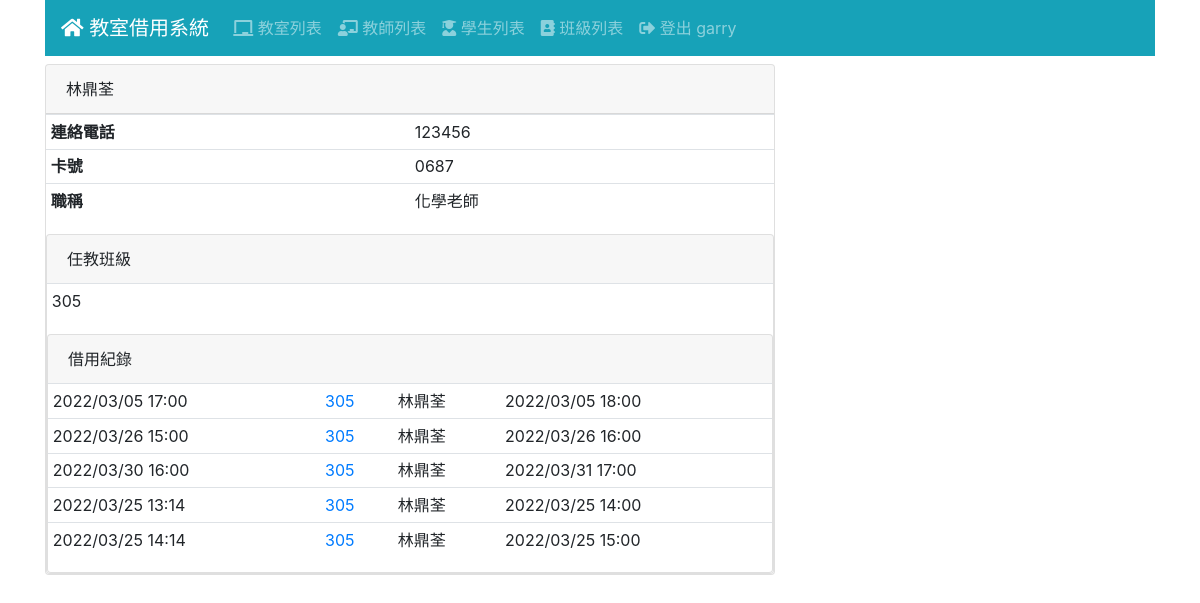
The app's page /teacher/1/ (signed in), older data.
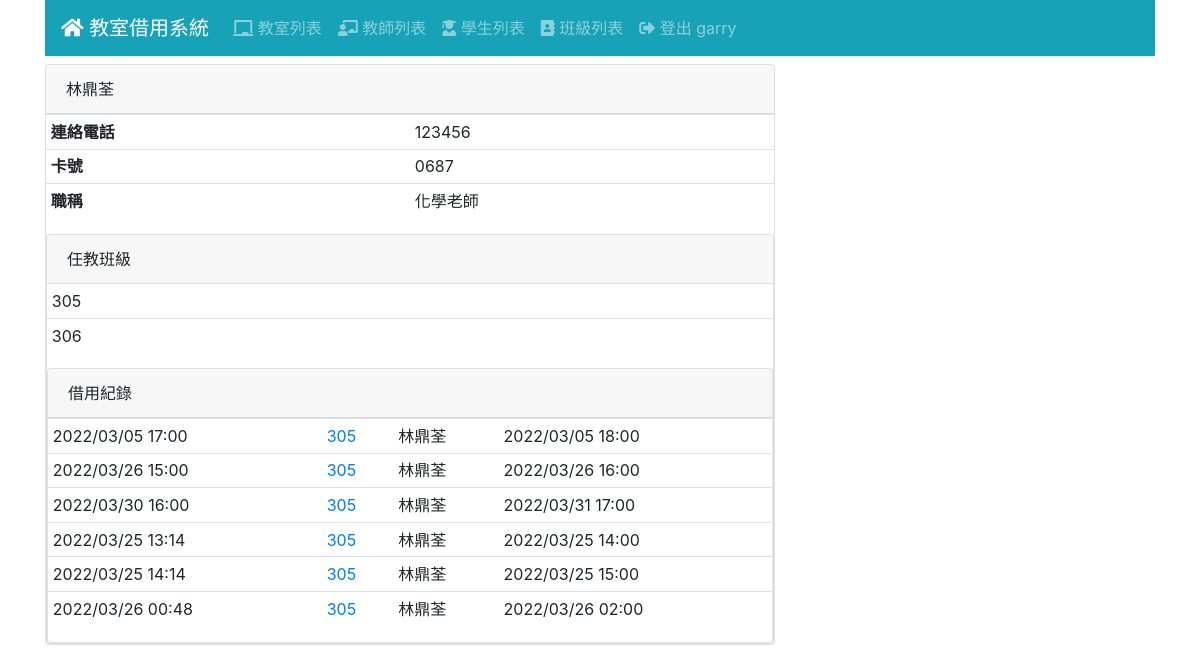
The same page, newer data.
### classes/models.py (models this page shows)
class Classes(Model):
    name = CharField('班級名稱', max_length=30)
    def __str__(self):
        return "{}".format(
            self.name
        )

### log/models.py (models this page shows, shortened)
class Log(Model):
    ST_OPTIONS = [
        (0,'即將使用'),
        (1,'使用中'),
        (2,'使用完畢')
    ]
    teacher = ForeignKey(Teacher, CASCADE)
    room = ForeignKey(Room, CASCADE)
    classes = ForeignKey(Classes, CASCADE)
    reserve = DateTimeField('登記時間', null=True)
    end = DateTimeField('結束使用時間', null=True)
    workstatus = IntegerField('資料狀態', default=0 , choices=ST_OPTIONS)

### room/models.py (models this page shows)
class Room(Model):
    ST_OPTIONS = [
        (0,'使用中'),
        (1,'開放使用')
    ]
    name = CharField('教室名稱', max_length=48)
    preface = ImageField('教室圖片', blank=True)
    detail = TextField('詳細資訊', blank=True)
    status = IntegerField('狀態', default=0 , choices=ST_OPTIONS)

### teacher/models.py (models this page shows, shortened)
class Teacher(Model):
    realname = CharField('姓名', max_length=32)
    tea_classes=models.ManyToManyField(Classes)
    tel = CharField('連絡電話', max_length=10)
    role= CharField('職稱', max_length=20)  #ex:訓育組長、教務主任、高中部數學老師
    cardid= CharField('卡號', max_length=30)

### teacher/views.py (the view)
# urls.py: path('<int:pk>/', TeacherView.as_view(), name='teacher_view'),
class TeacherView(LoginRequiredMixin, DetailView):
    model = Teacher
    def get_context_data(self, **kwargs):
        context=super().get_context_data(**kwargs)
        classes=Teacher.objects.filter(id=self.kwargs['pk'])
        tea_classes=classes[0]
        context['tea_classes']=tea_classes.tea_classes.all
        return context

### templates/teacher/teacher_detail.html (shortened to what this page needs)
{% extends "base.html" %}
{% block content %}
<div id="teacher-detail">
  <div class="row">
    <div class="col-md-8">
      <div class="card">
        <div class="card-header">
          {{ teacher.realname }}
        </div>
        <table class="table table-sm">
          <tr>
            <th>連絡電話</th>
            <td>{{ teacher.tel }}</td>
          </tr>
          <tr>
            <th>卡號</th>
            <td>{{ teacher.cardid }}</td>
          </tr>
          <tr>
            <th>職稱</th>
            <td>{{ teacher.role }}</td>
          </tr>
        </table>
        <div class="card">
            <div class="card-header">
              <th>任教班級</th>
            </div>
          <table class="table table-sm">
            <tr>
                {% for classes_list in tea_classes %}
                <tr>
                <td>{{ classes_list }}</td>
                </tr>
                {% endfor %}
            </tr>
          </table>
        <div class="card">
            <div class="card-header">
            <th>借用紀錄</th>
            </div>
            <table class="table table-sm">
              <tr>
                  {% for log in teacher.log_set.all %}
                    <tr>
                      <td>{{ log.reserve|date:"Y/m/d H:i" }}</td>
                        <td>
                          <a href="{% url 'room_view' log.room.id %}">
                          {{ log.room.name }}
                          </a>
                        </td>
                        <td>
                          {{ log.teacher.realname }}
                        </td>
                      <td>{{ log.end|date:"Y/m/d H:i" }}</td>
                    </tr>
                  {% endfor %}
              </tr>
            </table>
          </div>
      </div>
    </div>
  </div>
</div>
{% endblock %}

Row changes from the older to the newer data that the page shows:
added Classes: name "306"
added Log: reserve "2022/03/26 00:48", room.name "305", teacher.realname "林鼎荃", end "2022/03/26 02:00"
